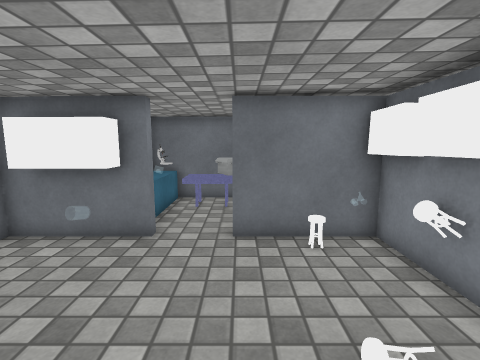
view 1 (above)

16 first-person views from a walk through a scene from a Unity 3-D project. The camera is 1.3 m above the floor, tilts 8° down and sees 85° across. The floor is counted in squares, 0.48 m on a side. Each view is taken from the middle of a square. On the plan, view 1 faces up. The plan holds only what a view shows up to about 19 squares ahead; the rest is blank. The place goes on beyond the plan. The player is left out. Some surface patterns are stand-ins.

view 2
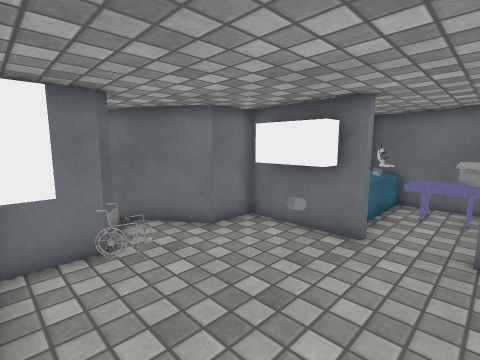

view 3
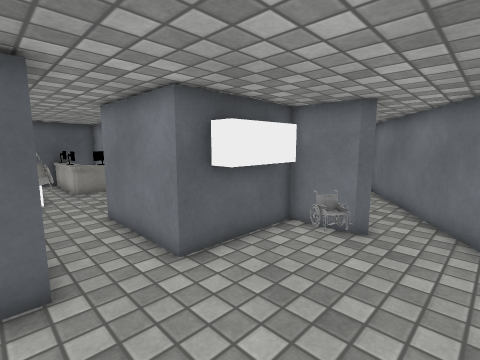

view 4
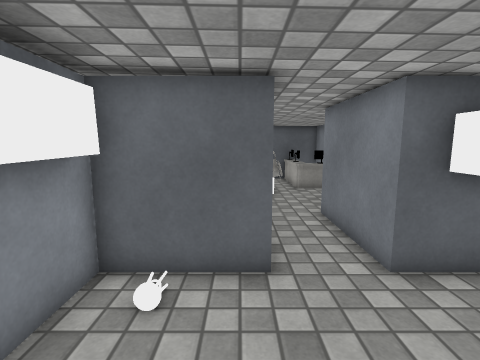

view 5
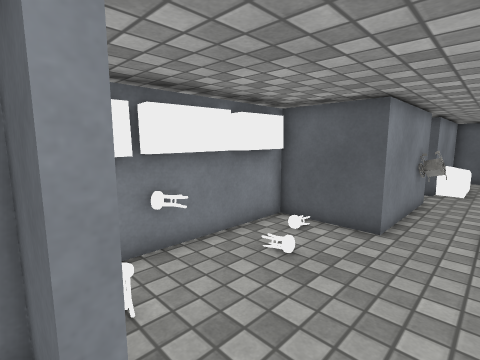

view 6
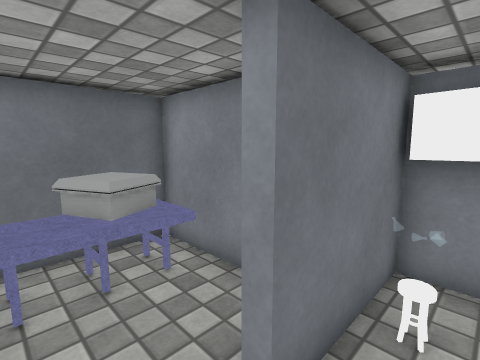

view 7
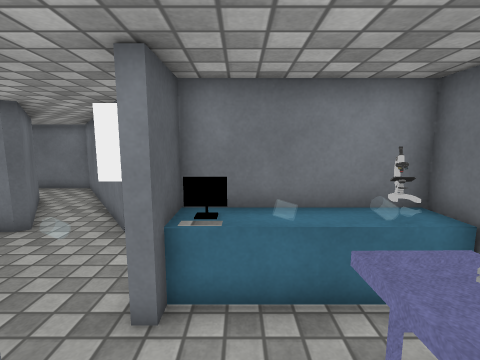

view 8
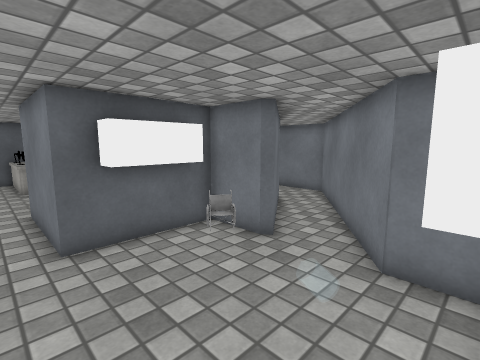

view 9
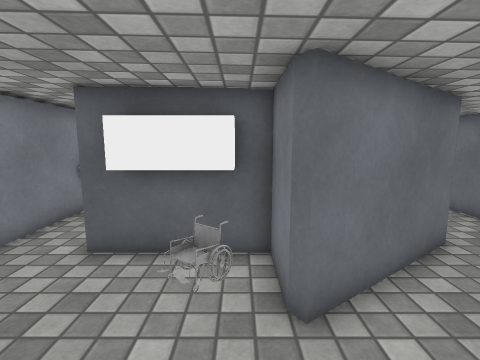

view 10
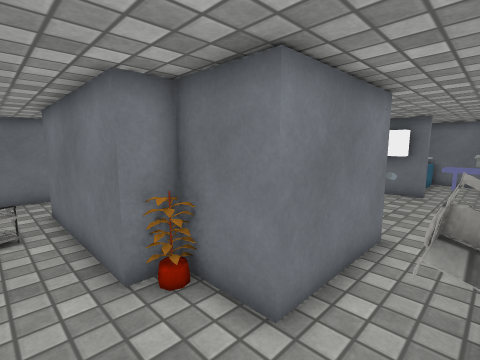

view 11
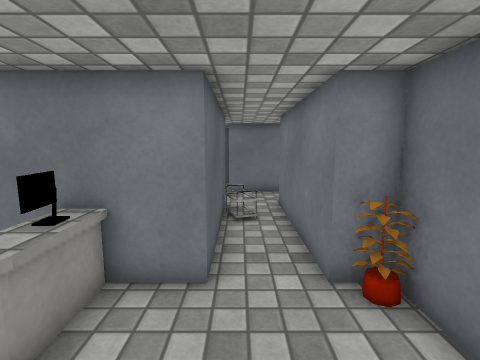

view 12
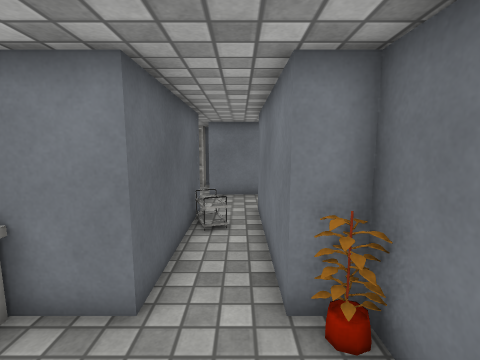

view 13
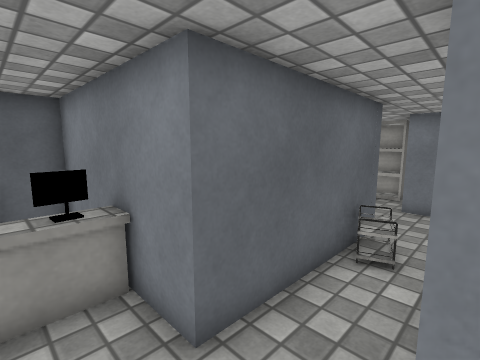

view 14
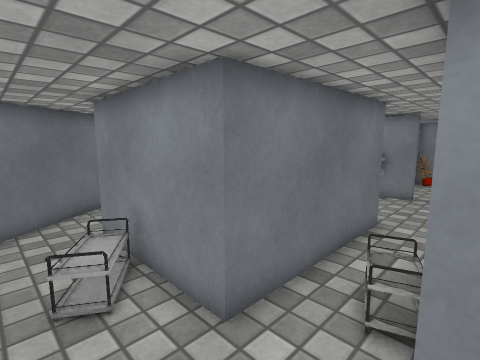

view 15
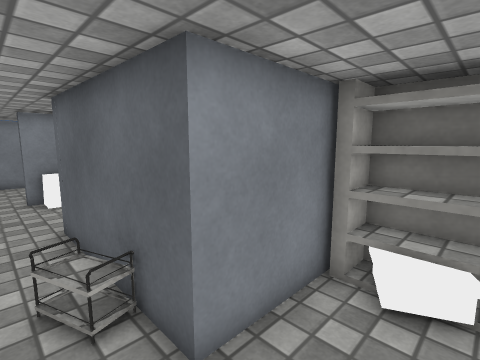

view 16
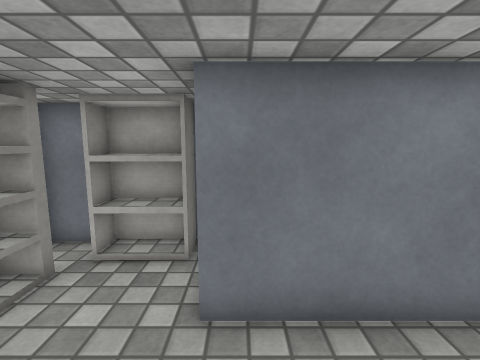

### Floor plan
Key: @ floor where view 1 was taken; # wall or solid block; . floor; ^ raised ledge; B bed; S shelf; T table; F flowerpot; O other object.
Columns run from 18 left of view 1 to 4 right of it. Each row starts with its distance up from view 1.
 13              ########
 12              ##OBBBB#
 11              #^^BBBB#
 10              ##^....#
  9              #^^....#
  8              ###..###
  7            #SSSS..### #
  6            #..  .....SS
  5           ##..........#
  4         ###..........SS
  3        ##............S#
  2      ###..##OO.......S#
  1     ##...### SS......SS
  0    ##..### ##SS#..@####
 -1    #..##       ##.##
 -2    #..#         #.#
 -3    #..#         #.#
 -4    #.O#         #.#
 -5    #..#      ####.#
 -6    #..########F...##.
 -7    #.................
 -8    #....OO...........
 -9 #S #..########...OO#
-10 #S....##     #T..OO
-11 #S....#      #OTTOO
-12 #.SSSSS      # OTOO
-13 ### SSS      # OT.#
-14              # OT #

Where each view was taken, in squares from view 1:
view 1: 0 up, 0 right, facing up
view 2: 0 up, 0 right, facing up-left
view 3: 5 up, 1 right, facing down-left
view 4: 5 up, 1 right, facing down
view 5: 8 up, 2 left, facing down-right
view 6: 6 up, 2 left, facing up-right
view 7: 9 up, 1 right, facing left
view 8: 7 up, 1 left, facing down-left
view 9: 6 up, 6 left, facing down
view 10: 8 down, 0 right, facing up-left
view 11: 8 down, 0 right, facing left
view 12: 7 down, 1 left, facing left
view 13: 6 down, 3 left, facing down-left
view 14: 9 down, 14 left, facing up-right
view 15: 7 down, 14 left, facing down-right
view 16: 8 down, 11 left, facing left
